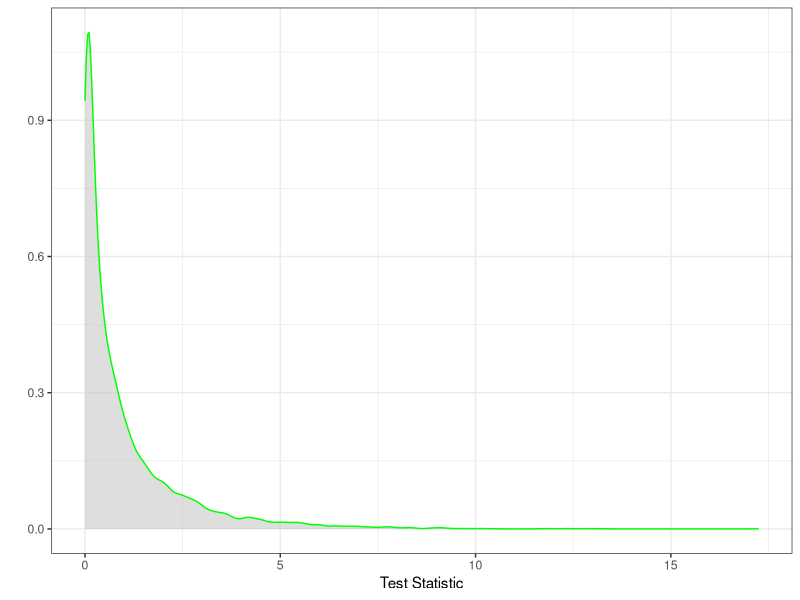

Write R code to recreate this figure.
## ---- chunk 1
library(knitr)
opts_chunk$set(message = F, 
               warning = F, 
               echo = TRUE, 
               error = F, 
               tidy = F, 
               cache = F, 
               fig.width = 6, 
               fig.height = 4, 
               fig.align = "center", 
               fig.show = "hold", 
               comment = "#>")
options(show.signif.stars = F, 
        digits = 3)
set.seed(42)
take_home <- 0
## ---- chunk 2
library(ggplot2)
qplot(rchisq(10000, 1), geom = "density", colour = I("green"), fill = I("grey"), alpha = I(.5)) + 
  theme_bw() + 
  labs(x = "Test Statistic")
